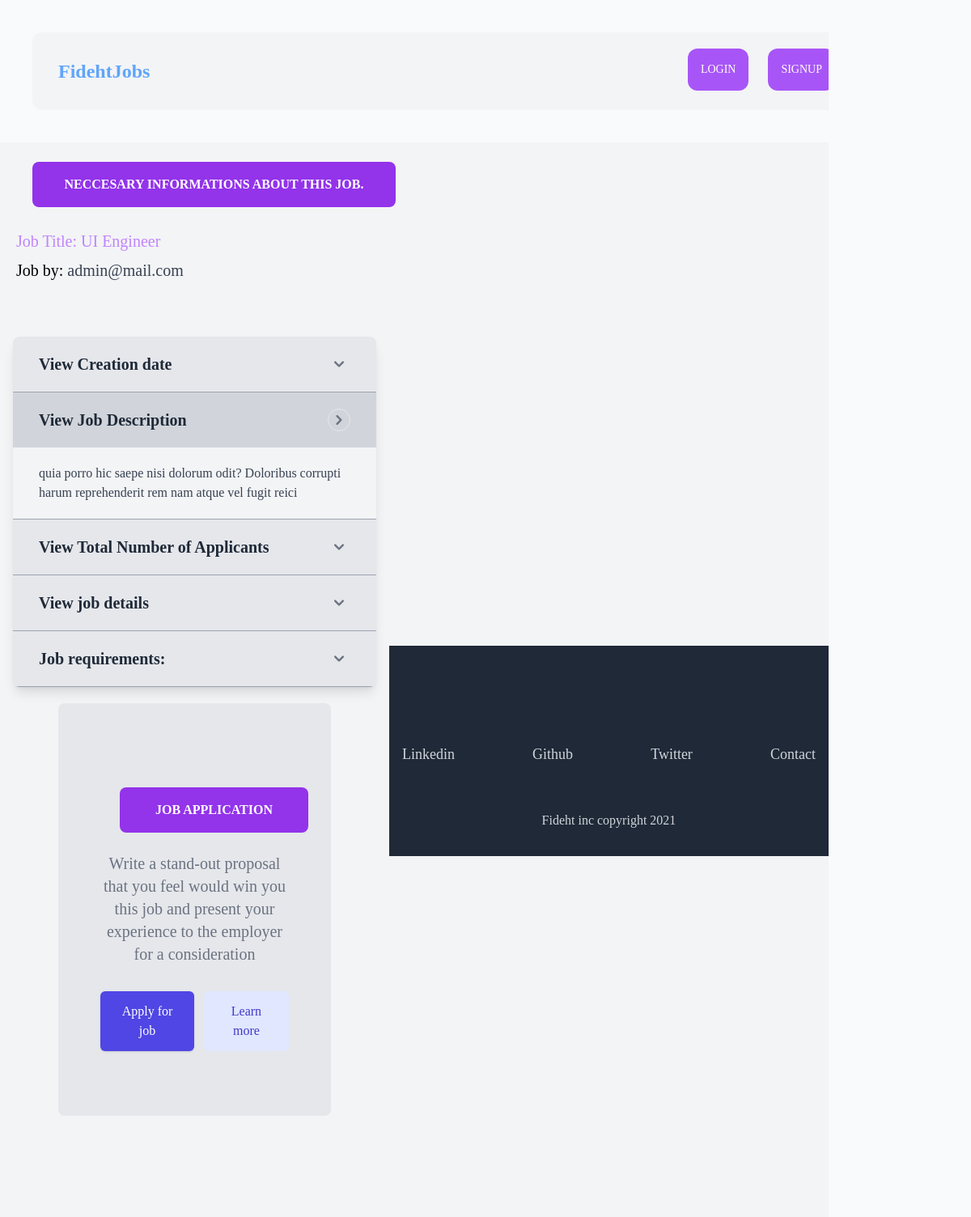
The app's page /job/fideht/job1/ with its own data.
### apps/job/models.py (models this page shows, shortened)
class Job(models.Model):
    title = models.CharField(max_length=223)
    description = models.TextField()
    detail = models.TextField(blank=True, null=True)
    duration = models.CharField(max_length=200,blank=True, null=True)
    payment_range = models.CharField(max_length=200,blank=True, null=True)
    remote = models.BooleanField(default=False,blank=True, null=True)
    experience = models.CharField(max_length=200,blank=True, null=True)
    created_by = models.ForeignKey(settings.AUTH_USER_MODEL, related_name='jobs',on_delete=models.CASCADE)
    created_on = models.DateTimeField(auto_now_add=True)
    change_at = models.DateTimeField(auto_now=True)

### apps/users/models.py (models this page shows)
class CustomUser(AbstractUser):
    username = None
    email = models.EmailField(_('email address'), unique=True)
    USERNAME_FIELD = 'email'
    REQUIRED_FIELDS = []
    objects = CustomUserManager()
    def __str__(self):
        return self.email

### apps/job/views.py (the view)
# urls.py: path('fideht/job<int:pk>/',JobDetail.as_view(),name='job-detail'),
class JobDetail(View,LoginRequiredMixin):
    def get(self, request,pk,*args,**kwargs):
        job = Job.objects.get(pk=pk)
        context = {
            "job": job,
        }
        return render(request,'job/job_detail.html',context)

### apps/notification/context_processor.py (called while the page is built)
def get_notifications(request):
    if request.user.is_authenticated:
        read_notifications = request.user.notifications.filter(is_read=True)
        unread_notifications = request.user.notifications.filter(is_read=False)
        context ={
            'read_notifications': read_notifications,
            'unread_notifications': unread_notifications
        }
        return context
    else:
        context ={
            'read_notifications': [],
            'unread_notifications': []
        }
        return context

### apps/job/templates/job/job_detail.html (shortened to what this page needs)
{% extends 'base.html' %}
{% block content %}
<div class="h-screen bg-gray-100 flex items-start lg:items-center justify-center">
<div class="container mx-auto px-4 h-full">
    <p class="w-full p-4 m-6 rounded-lg font-semibold text-center bg-purple-600 text-white uppercase">Neccesary Informations about this Job.</p>
    <h3 class="text-xl text-purple-400 text-left p-1 font-semiboald ">Job Title: {{job.title}}</h3>
    <h3 hx-boost="true" class="text-xl text-left p-1  ">Job by:
        <a href="{% url 'users:profile' job.created_by%}" class="font-semiboald cursor-pointer text-gray-700">{% if job.created_by.profile.username %}{{job.created_by.profile.username}} {% else %}{{job.created_by}}{% endif %}</a>
    </h3>
<section x-data="{ selectedItem: 1 }" class="shadow-md bg-gray-200 overflow-hidden rounded-lg mt-6 sm:shadow-lg lg:mt-16 lg:mx-auto lg:max-w-4xl">
    <article class="border-gray-400 border-b hover:bg-gray-300">
        <div>
            <header @click="selectedItem === 3 ? selectedItem = 0 : selectedItem = 3" x-bind:class="{ 'bg-gray-300': selectedItem === 3 }" class="flex justify-between items-center p-5 pl-8 pr-8 cursor-pointer select-none">
                <h3 class="font-semibold text-xl text-gray-800">
                    View Creation date
                </h3>
                <div class="rounded-full border w-7 h-7 flex items-center justify-center hover:bg-gray-200">
                    <div x-show="selectedItem !== 3" class="rounded-full text-gray-500 w-7 h-7 flex items-center justify-center">
                        <svg class="w-6 h-6" fill="currentColor" viewBox="0 0 20 20" xmlns="http://www.w3.org/2000/svg"><path fill-rule="evenodd" d="M5.293 7.293a1 1 0 011.414 0L10 10.586l3.293-3.293a1 1 0 111.414 1.414l-4 4a1 1 0 01-1.414 0l-4-4a1 1 0 010-1.414z" clip-rule="evenodd"></path></svg>
                    </div>
                </div>
            </header>
        </div>
    </article>
    <article class="border-gray-400 border-b hover:bg-gray-300">
        <div>
            <header @click="selectedItem === 1 ? selectedItem = 0 : selectedItem = 1" x-bind:class="{ 'bg-gray-300': selectedItem === 1 }" class="flex justify-between items-center p-5 pl-8 pr-8 cursor-pointer select-none">
                <h3 class="font-semibold text-xl text-gray-800">
                    View Job Description
                </h3>
                <div class="rounded-full border w-7 h-7 flex items-center justify-center hover:bg-gray-200">
                    <div x-show="selectedItem === 1" class="rounded-full text-gray-500 w-7 h-7 flex items-center justify-center">
                        <svg class="w-6 h-6" fill="currentColor" viewBox="0 0 20 20" xmlns="http://www.w3.org/2000/svg"><path fill-rule="evenodd" d="M7.293 14.707a1 1 0 010-1.414L10.586 10 7.293 6.707a1 1 0 011.414-1.414l4 4a1 1 0 010 1.414l-4 4a1 1 0 01-1.414 0z" clip-rule="evenodd"></path></svg>
                    </div>
                </div>
            </header>
            <div x-show="selectedItem === 1">
                <div class="pl-8 pr-8 py-5 bg-gray-100 text-gray-700">
                    <p>{{job.description}}</p>
                </div>
            </div>
        </div>
    </article>
    <article class="border-gray-400 border-b hover:bg-gray-300">
        <div>
            <header @click="selectedItem === 2 ? selectedItem = 0 : selectedItem = 2" x-bind:class="{ 'bg-gray-300': selectedItem === 2 }" class="flex justify-between items-center p-5 pl-8 pr-8 cursor-pointer select-none">
                <h3 class="font-semibold text-xl text-gray-800">
                    View Total Number of Applicants
                </h3>
                <div class="rounded-full border w-7 h-7 flex items-center justify-center hover:bg-gray-200">
                    <div x-show="selectedItem !== 2" class="rounded-full text-gray-500 w-7 h-7 flex items-center justify-center">
                        <svg class="w-6 h-6" fill="currentColor" viewBox="0 0 20 20" xmlns="http://www.w3.org/2000/svg"><path fill-rule="evenodd" d="M5.293 7.293a1 1 0 011.414 0L10 10.586l3.293-3.293a1 1 0 111.414 1.414l-4 4a1 1 0 01-1.414 0l-4-4a1 1 0 010-1.414z" clip-rule="evenodd"></path></svg>
                    </div>
                </div>
            </header>
        </div>
    </article>
    <article class="border-gray-400 border-b hover:bg-gray-300">
        <div>
            <header @click="selectedItem === 3 ? selectedItem = 0 : selectedItem = 3" x-bind:class="{ 'bg-gray-300': selectedItem === 3 }" class="flex justify-between items-center p-5 pl-8 pr-8 cursor-pointer select-none">
                <h3 class="font-semibold text-xl text-gray-800">
                    View job details
                </h3>
                <div class="rounded-full border w-7 h-7 flex items-center justify-center hover:bg-gray-200">
                    <div x-show="selectedItem !== 3" class="rounded-full text-gray-500 w-7 h-7 flex items-center justify-center">
                        <svg class="w-6 h-6" fill="currentColor" viewBox="0 0 20 20" xmlns="http://www.w3.org/2000/svg"><path fill-rule="evenodd" d="M5.293 7.293a1 1 0 011.414 0L10 10.586l3.293-3.293a1 1 0 111.414 1.414l-4 4a1 1 0 01-1.414 0l-4-4a1 1 0 010-1.414z" clip-rule="evenodd"></path></svg>
                    </div>
                </div>
            </header>
        </div>
    </article>
    <article class="border-gray-400 border-b hover:bg-gray-300">
        <div>
            <header @click="selectedItem === 3 ? selectedItem = 0 : selectedItem = 3" x-bind:class="{ 'bg-gray-300': selectedItem === 3 }" class="flex justify-between items-center p-5 pl-8 pr-8 cursor-pointer select-none">
                <h3 class="font-semibold text-xl text-gray-800">
                    Job requirements:
                </h3>
                <div class="rounded-full border w-7 h-7 flex items-center justify-center hover:bg-gray-200">
                    <div x-show="selectedItem !== 3" class="rounded-full text-gray-500 w-7 h-7 flex items-center justify-center">
                        <svg class="w-6 h-6" fill="currentColor" viewBox="0 0 20 20" xmlns="http://www.w3.org/2000/svg"><path fill-rule="evenodd" d="M5.293 7.293a1 1 0 011.414 0L10 10.586l3.293-3.293a1 1 0 111.414 1.414l-4 4a1 1 0 01-1.414 0l-4-4a1 1 0 010-1.414z" clip-rule="evenodd"></path></svg>
                    </div>
                </div>
            </header>
        </div>
    </article>
</section>
<section class="py-20 bg-gray-200 rounded-lg mx-14 p-5 mt-5">
    <div class="px-4 mx-auto text-center max-w-7xl sm:px-6 lg:px-8">
        <p class="w-full p-4 m-6 rounded-lg font-semibold text-center bg-purple-600 text-white uppercase">Job Application</p>
        <p class="max-w-md mx-auto mt-3 text-base text-gray-500 sm:text-lg md:mt-5 md:text-xl md:max-w-3xl">
            Write a stand-out proposal that you feel would win you this job and present your experience to the employer for a consideration
        </p>
        <div class="flex justify-center mt-8 space-x-3">
            <a href="{% url 'job:job-apply' job.pk %}" class="inline-flex items-center justify-center px-5 py-3 text-base font-medium text-white bg-indigo-600 border border-transparent rounded-md shadow hover:bg-indigo-700">Apply for job</a>
            <a href="#" class="inline-flex items-center justify-center px-5 py-3 text-base font-medium text-indigo-700 bg-indigo-100 border border-transparent rounded-md hover:bg-indigo-200">Learn more</a>
        </div>
    </div>
</section>
{% endblock content %}

### records on screen
Job: title "UI Engineer", created_by "admin@mail.com", description "quia porro hic saepe nisi dolorum odit? Doloribus corrupti harum reprehenderit rem nam atque vel fugit reici"
